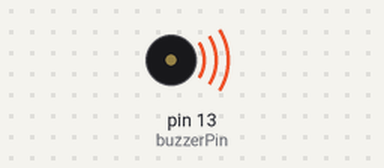
The sketch below on a simulated Arduino Uno, built with avr-gcc and run on an emulated ATmega328P. On the bench: buzzer (waves = sounding).

Above: at 1.2 s.
At 4.6 s:
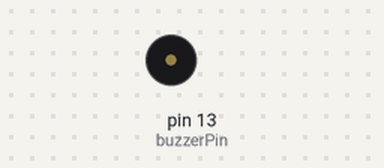
Timing chart, 0 to 7.1 s (numbered marks = the images above):
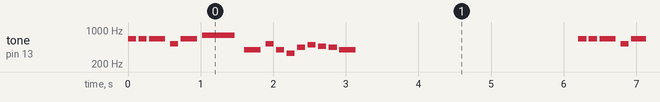

The sketch:

Music.ino
```cpp
/*
Music.ino (MiniGames Project)

This file can be used if the user wants to play different songs.

Inside the folder `arduino-songs-master` are a couple of different songs
which can be used inside songs.h. Just copy the melody add it to the songlist
and select the index in the mainLoopMusic function.

`void mainLoopMusic() { playMeldoy(melodies[2], melodyLengths[2]); }`
select the corresponding index from the songs.g file to play your song.

@author: Fabian Stiewe
@data: 10.11.2024
*/
#include "Arduino.h"
#include "pitches.h"
#include "songs.h"

int buzzerPin = 13;

void setup(void) {}

/**
 * #####################################################################
 *
 * Paste all game code below here
 *
 * #####################################################################
 */

/**
 * Function to play the melody
 */
void playMeldoy(int melodyAndDuration[], int melodySize) {
  // every second element is the duration / the note
  for (int i = 0; i < melodySize; i += 2) {
    int noteDuration = 900 / melodyAndDuration[i + 1];
    tone(buzzerPin, melodyAndDuration[i], noteDuration);
    int pauseBetweenNotes = noteDuration * 1.30;
    delay(pauseBetweenNotes);
    noTone(buzzerPin);
  }
  noTone(buzzerPin);
}

/**
 * Function to play the main loop of the music
 * Using delay to play the melody
 *  So the title can be drawn correctly
 */
void mainLoopMusic() { playMeldoy(melodies[2], melodyLengths[2]); }

/**
 * #####################################################################
 *
 * Call the game loop here
 *
 * #####################################################################
 */

void loop(void) {
  mainLoopMusic();
  delay(3000);
}
```

songs.h
```cpp
#include "pitches.h"

int starWarsMelody[] = {
    NOTE_G4,  4, NOTE_G4,  4, NOTE_G4,  4, NOTE_DS4, 8, NOTE_AS4, 8, NOTE_G4, 4,
    NOTE_DS4, 8, NOTE_AS4, 8, NOTE_G4,  2, NOTE_D5,  4, NOTE_D5,  4, NOTE_D5, 4,
    NOTE_DS5, 8, NOTE_AS4, 8, NOTE_FS4, 4, NOTE_DS4, 8, NOTE_AS4, 8};

int marioMelody[] = {NOTE_E5,  8, NOTE_E5, 8, NOTE_E5, 4, NOTE_C5, 8,
                     NOTE_E5,  4, NOTE_G5, 2, NOTE_G4, 4, NOTE_C5, 8,
                     NOTE_G4,  8, NOTE_E4, 8, NOTE_A4, 8, NOTE_B4, 8,
                     NOTE_AS4, 8, NOTE_A4, 8, NOTE_G4, 4};

int terisLongMelody[] = {
    NOTE_E5, 4, NOTE_B4, 8, NOTE_C5, 8, NOTE_D5, 4, NOTE_C5, 8, NOTE_B4, 8,
    NOTE_A4, 4, NOTE_A4, 8, NOTE_C5, 8, NOTE_E5, 4, NOTE_D5, 8, NOTE_C5, 8,
    NOTE_B4, 4, NOTE_C5, 8, NOTE_D5, 4, NOTE_E5, 4, NOTE_C5, 4, NOTE_A4, 4,
    NOTE_A4, 8, NOTE_A4, 4, NOTE_B4, 8, NOTE_C5, 8,

    NOTE_D5, 4, NOTE_F5, 8, NOTE_A5, 4, NOTE_G5, 8, NOTE_F5, 8, NOTE_E5, 4,
    NOTE_C5, 8, NOTE_E5, 4, NOTE_D5, 8, NOTE_C5, 8, NOTE_B4, 4, NOTE_B4, 8,
    NOTE_C5, 8, NOTE_D5, 4, NOTE_E5, 4, NOTE_C5, 4, NOTE_A4, 4, NOTE_A4, 4,
    REST,    4,

    NOTE_E5, 4, NOTE_B4, 8, NOTE_C5, 8, NOTE_D5, 4, NOTE_C5, 8, NOTE_B4, 8,
    NOTE_A4, 4, NOTE_A4, 8, NOTE_C5, 8, NOTE_E5, 4, NOTE_D5, 8, NOTE_C5, 8,
    NOTE_B4, 4, NOTE_C5, 8, NOTE_D5, 4, NOTE_E5, 4, NOTE_C5, 4, NOTE_A4, 4,
    NOTE_A4, 8, NOTE_A4, 4, NOTE_B4, 8, NOTE_C5, 8};

int entchenMelody[] = {
    NOTE_C4, 4, NOTE_D4, 4, NOTE_E4, 4, NOTE_F4, 4, NOTE_G4, 2, NOTE_G4, 2,
    NOTE_A4, 4, NOTE_A4, 4, NOTE_G4, 4, NOTE_G4, 4, NOTE_F4, 4, NOTE_F4, 4,
    NOTE_E4, 4, NOTE_E4, 4, NOTE_D4, 4, NOTE_D4, 4, NOTE_C4, 2, NOTE_C4, 2};

int eliseMeldoy[] = {

    // starts from 1 ending on 9
    NOTE_E5,
    16,
    NOTE_DS5,
    16,  // 1
    NOTE_E5,
    16,
    NOTE_DS5,
    16,
    NOTE_E5,
    16,
    NOTE_B4,
    16,
    NOTE_D5,
    16,
    NOTE_C5,
    16,
    NOTE_A4,
    8,
    NOTE_C4,
    16,
    NOTE_E4,
    16,
    NOTE_A4,
    16,
    NOTE_B4,
    8,
    NOTE_E4,
    16,
    NOTE_GS4,
    16,
    NOTE_B4,
    16,
    NOTE_C5,
    8,
    REST,
    16,
    NOTE_E4,
    16,
    NOTE_E5,
    16,
    NOTE_DS5,
    16,

    NOTE_E5,
    16,
    NOTE_DS5,
    16,
    NOTE_E5,
    16,
    NOTE_B4,
    16,
    NOTE_D5,
    16,
    NOTE_C5,
    16,  // 6
    NOTE_A4,
    8,
    NOTE_C4,
    16,
    NOTE_E4,
    16,
    NOTE_A4,
    16,
    NOTE_B4,
    8,
    NOTE_E4,
    16,
    NOTE_C5,
    16,
    NOTE_B4,
    16,
    NOTE_A4,
    4,
    REST,
    8,  // 9  1st ending

    // repaets from 1 ending on 10
    NOTE_E5,
    16,
    NOTE_DS5,
    16,  // 1
    NOTE_E5,
    16,
    NOTE_DS5,
    16,
    NOTE_E5,
    16,
    NOTE_B4,
    16,
    NOTE_D5,
    16,
    NOTE_C5,
    16,
    NOTE_A4,
    8,
    NOTE_C4,
    16,
    NOTE_E4,
    16,
    NOTE_A4,
    16,
    NOTE_B4,
    8,
    NOTE_E4,
    16,
    NOTE_GS4,
    16,
    NOTE_B4,
    16,
    NOTE_C5,
    8,
    REST,
    16,
    NOTE_E4,
    16,
    NOTE_E5,
    16,
    NOTE_DS5,
    16,

    NOTE_E5,
    16,
    NOTE_DS5,
    16,
    NOTE_E5,
    16,
    NOTE_B4,
    16,
    NOTE_D5,
    16,
    NOTE_C5,
    16,  // 6
    NOTE_A4,
    8,
    NOTE_C4,
    16,
    NOTE_E4,
    16,
    NOTE_A4,
    16,
    NOTE_B4,
    8,
    NOTE_E4,
    16,
    NOTE_C5,
    16,
    NOTE_B4,
    16,
    NOTE_A4,
    8,
    REST,
    16,
    NOTE_B4,
    16,
    NOTE_C5,
    16,
    NOTE_D5,
    16,  // 10  2nd ending
    // continues from 11
    NOTE_E5,
    8,
    NOTE_G4,
    16,
    NOTE_F5,
    16,
    NOTE_E5,
    16,
    NOTE_D5,
    8,
    NOTE_F4,
    16,
    NOTE_E5,
    16,
    NOTE_D5,
    16,  // 12

    NOTE_C5,
    8,
    NOTE_E4,
    16,
    NOTE_D5,
    16,
    NOTE_C5,
    16,  // 13
    NOTE_B4,
    8,
    REST,
    16,
    NOTE_E4,
    16,
    NOTE_E5,
    16,
    REST,
    16,
    REST,
    16,
    NOTE_E5,
    16,
    NOTE_E6,
    16,
    REST,
    16,
    REST,
    16,
    NOTE_DS5,
    16,
    NOTE_E5,
    16,
    REST,
    16,
    REST,
    16,
    NOTE_DS5,
    16,
    NOTE_E5,
    16,
    NOTE_DS5,
    16,
    NOTE_E5,
    16,
    NOTE_DS5,
    16,
    NOTE_E5,
    16,
    NOTE_B4,
    16,
    NOTE_D5,
    16,
    NOTE_C5,
    16,
    NOTE_A4,
    8,
    REST,
    16,
    NOTE_C4,
    16,
    NOTE_E4,
    16,
    NOTE_A4,
    16,

    NOTE_B4,
    8,
    REST,
    16,
    NOTE_E4,
    16,
    NOTE_GS4,
    16,
    NOTE_B4,
    16,  // 19
    NOTE_C5,
    8,
    REST,
    16,
    NOTE_E4,
    16,
    NOTE_E5,
    16,
    NOTE_DS5,
    16,
    NOTE_E5,
    16,
    NOTE_DS5,
    16,
    NOTE_E5,
    16,
    NOTE_B4,
    16,
    NOTE_D5,
    16,
    NOTE_C5,
    16,
    NOTE_A4,
    8,
    REST,
    16,
    NOTE_C4,
    16,
    NOTE_E4,
    16,
    NOTE_A4,
    16,
    NOTE_B4,
    8,
    REST,
    16,
    NOTE_E4,
    16,
    NOTE_C5,
    16,
    NOTE_B4,
    16,
    NOTE_A4,
    8,
    REST,
    16,
    NOTE_B4,
    16,
    NOTE_C5,
    16,
    NOTE_D5,
    16,
};

// collection of melodies, stored with their length
int *melodies[] = {eliseMeldoy, starWarsMelody, marioMelody, terisLongMelody,
                   entchenMelody};
int melodyLengths[] = {
    sizeof(eliseMeldoy) / sizeof(int), sizeof(starWarsMelody) / sizeof(int),
    sizeof(marioMelody) / sizeof(int), sizeof(terisLongMelody) / sizeof(int),
    sizeof(entchenMelody) / sizeof(int)};
```

Measured:
- by itself, tone on pin 13 (buzzerPin): plays 659 Hz for 0.11 s, 659 Hz for 0.11 s, 659 Hz for 0.23 s, 523 Hz for 0.11 s, 659 Hz for 0.23 s, 784 Hz for 0.45 s … (315 notes in this stretch)
